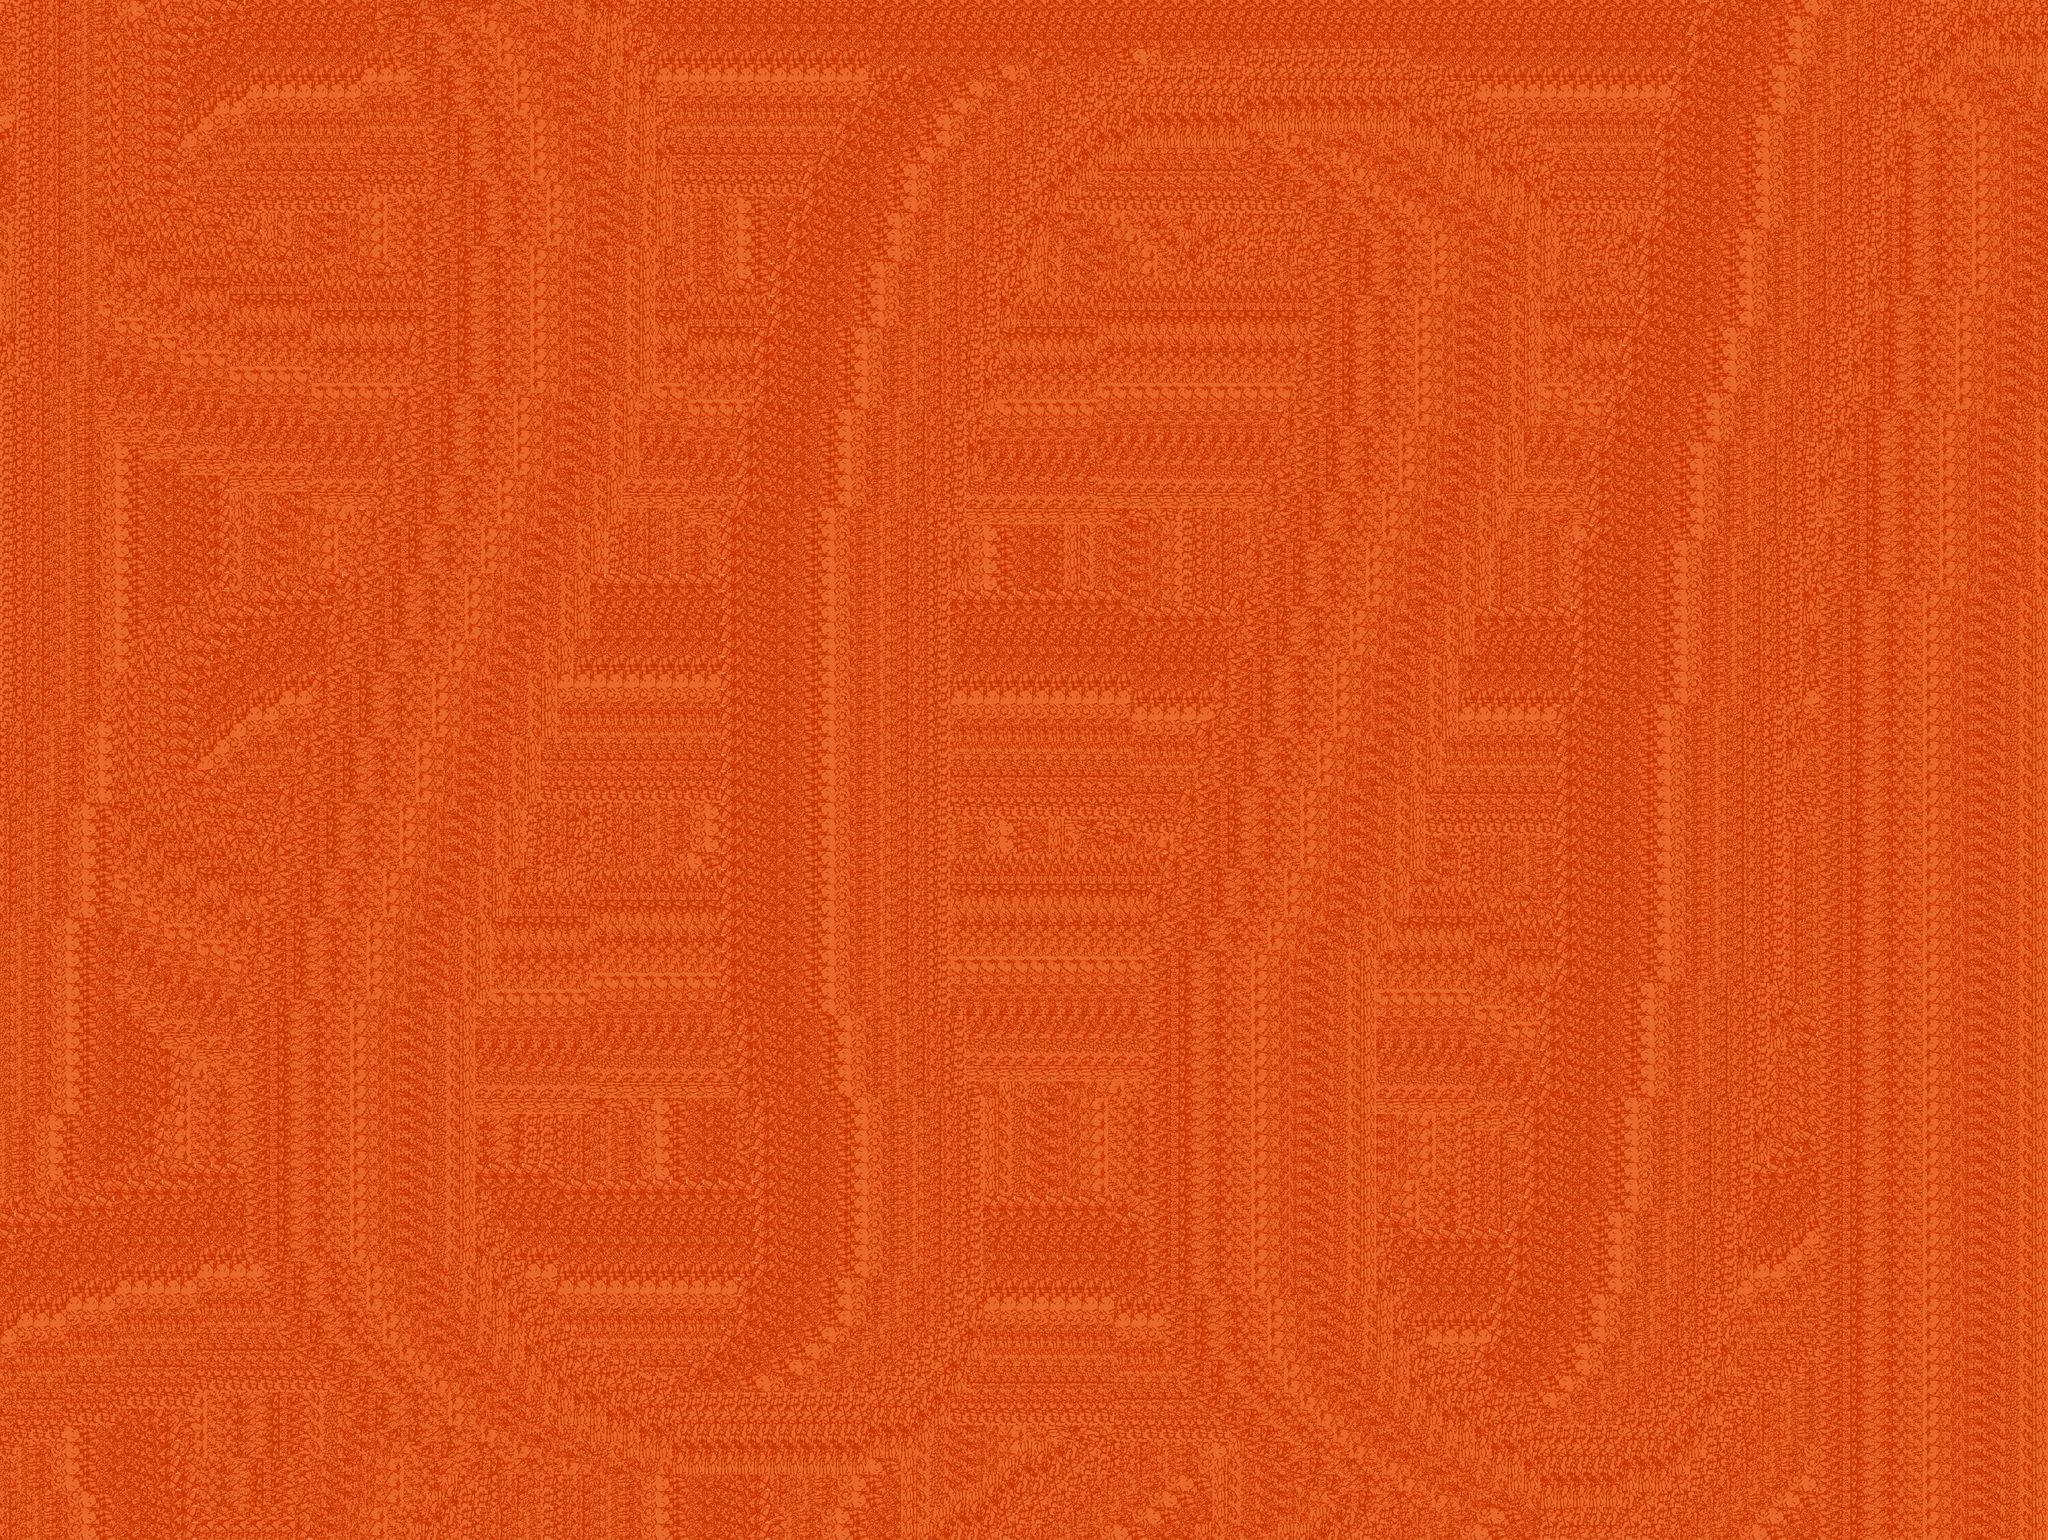

This game map was drawn from its Tiled (.tmx) file and the tilesets committed beside it. A one-line description and the trimmed map source follow:
An orthogonal 125x94 tile map with 32x32 px tiles, 1 tile layer (Tile Layer 1).

<map version="1.10" tiledversion="1.11.2" orientation="orthogonal" renderorder="right-down" width="125" height="94" tilewidth="32" tileheight="32" infinite="0" nextlayerid="2" nextobjectid="1">
 <tileset firstgid="1" source="tileset1.tsx" />
 <layer id="1" name="Tile Layer 1" width="125" height="94">
  <data>[11750 cells, 11750 non-empty, 46 distinct tile ids]</data>
 </layer>
</map>
